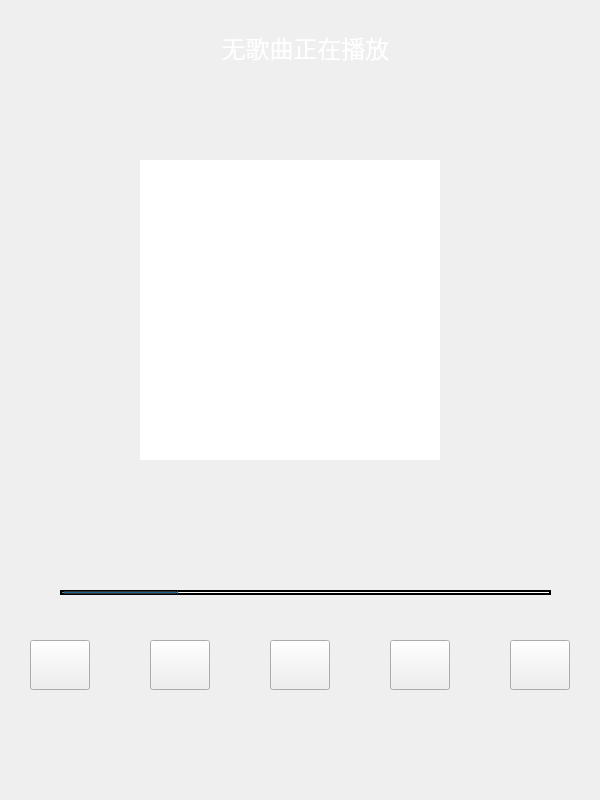
<?xml version="1.0" encoding="UTF-8"?>
<ui version="4.0">
 <class>MainWindow</class>
 <widget class="QMainWindow" name="MainWindow">
  <property name="geometry">
   <rect>
    <x>0</x>
    <y>0</y>
    <width>600</width>
    <height>800</height>
   </rect>
  </property>
  <property name="windowTitle">
   <string>bilibiliPlayer</string>
  </property>
  <property name="autoFillBackground">
   <bool>false</bool>
  </property>
  <property name="styleSheet">
   <string notr="true">background-image: url(:/resource/images/backgroud2.jpeg);</string>
  </property>
  <widget class="QWidget" name="centralwidget">
   <widget class="QLabel" name="song_title">
    <property name="geometry">
     <rect>
      <x>0</x>
      <y>30</y>
      <width>611</width>
      <height>36</height>
     </rect>
    </property>
    <property name="maximumSize">
     <size>
      <width>16777215</width>
      <height>16777215</height>
     </size>
    </property>
    <property name="font">
     <font>
      <family>微软雅黑</family>
      <pointsize>18</pointsize>
     </font>
    </property>
    <property name="styleSheet">
     <string notr="true">color: rgb(255, 255, 255);</string>
    </property>
    <property name="text">
     <string>无歌曲正在播放</string>
    </property>
    <property name="alignment">
     <set>Qt::AlignCenter</set>
    </property>
   </widget>
   <widget class="QGraphicsView" name="graphicsView">
    <property name="geometry">
     <rect>
      <x>140</x>
      <y>160</y>
      <width>300</width>
      <height>300</height>
     </rect>
    </property>
    <property name="minimumSize">
     <size>
      <width>300</width>
      <height>300</height>
     </size>
    </property>
    <property name="maximumSize">
     <size>
      <width>300</width>
      <height>300</height>
     </size>
    </property>
    <property name="styleSheet">
     <string notr="true">border-radius: 150px;
background-image: url(:/resource/images/no game no life.png);pix</string>
    </property>
    <property name="frameShape">
     <enum>QFrame::StyledPanel</enum>
    </property>
   </widget>
   <widget class="QProgressBar" name="progressBar">
    <property name="geometry">
     <rect>
      <x>60</x>
      <y>590</y>
      <width>491</width>
      <height>5</height>
     </rect>
    </property>
    <property name="contextMenuPolicy">
     <enum>Qt::DefaultContextMenu</enum>
    </property>
    <property name="styleSheet">
     <string notr="true">border: 2px solid #000000;/*边框以及边框颜色*/
border-radius: 5px;
background-color: #ffffff;</string>
    </property>
    <property name="value">
     <number>24</number>
    </property>
    <property name="alignment">
     <set>Qt::AlignBottom|Qt::AlignLeading|Qt::AlignLeft</set>
    </property>
    <property name="textVisible">
     <bool>false</bool>
    </property>
   </widget>
   <widget class="QPushButton" name="change_page_button">
    <property name="geometry">
     <rect>
      <x>0</x>
      <y>30</y>
      <width>91</width>
      <height>41</height>
     </rect>
    </property>
    <property name="styleSheet">
     <string notr="true"/>
    </property>
    <property name="text">
     <string/>
    </property>
    <property name="icon">
     <iconset resource="main_window.qrc">
      <normaloff>:/resource/images/down.png</normaloff>:/resource/images/down.png</iconset>
    </property>
    <property name="iconSize">
     <size>
      <width>30</width>
      <height>30</height>
     </size>
    </property>
    <property name="flat">
     <bool>true</bool>
    </property>
   </widget>
   <widget class="QPushButton" name="play_mode_button">
    <property name="geometry">
     <rect>
      <x>30</x>
      <y>640</y>
      <width>60</width>
      <height>50</height>
     </rect>
    </property>
    <property name="sizePolicy">
     <sizepolicy hsizetype="Maximum" vsizetype="Minimum">
      <horstretch>0</horstretch>
      <verstretch>0</verstretch>
     </sizepolicy>
    </property>
    <property name="minimumSize">
     <size>
      <width>60</width>
      <height>0</height>
     </size>
    </property>
    <property name="styleSheet">
     <string notr="true">backgroud-color: rgb(242, 84, 21);</string>
    </property>
    <property name="text">
     <string/>
    </property>
    <property name="icon">
     <iconset resource="main_window.qrc">
      <normaloff>:/resource/images/random.png</normaloff>:/resource/images/random.png</iconset>
    </property>
    <property name="iconSize">
     <size>
      <width>30</width>
      <height>30</height>
     </size>
    </property>
    <property name="autoDefault">
     <bool>false</bool>
    </property>
    <property name="default">
     <bool>false</bool>
    </property>
    <property name="flat">
     <bool>false</bool>
    </property>
   </widget>
   <widget class="QPushButton" name="previous_button">
    <property name="geometry">
     <rect>
      <x>150</x>
      <y>640</y>
      <width>60</width>
      <height>50</height>
     </rect>
    </property>
    <property name="sizePolicy">
     <sizepolicy hsizetype="Maximum" vsizetype="Minimum">
      <horstretch>0</horstretch>
      <verstretch>0</verstretch>
     </sizepolicy>
    </property>
    <property name="minimumSize">
     <size>
      <width>60</width>
      <height>0</height>
     </size>
    </property>
    <property name="autoFillBackground">
     <bool>false</bool>
    </property>
    <property name="styleSheet">
     <string notr="true"/>
    </property>
    <property name="text">
     <string/>
    </property>
    <property name="icon">
     <iconset resource="main_window.qrc">
      <normaloff>:/resource/images/24gf-previousFrame.png</normaloff>:/resource/images/24gf-previousFrame.png</iconset>
    </property>
    <property name="iconSize">
     <size>
      <width>30</width>
      <height>30</height>
     </size>
    </property>
    <property name="flat">
     <bool>false</bool>
    </property>
   </widget>
   <widget class="QPushButton" name="play_button">
    <property name="geometry">
     <rect>
      <x>270</x>
      <y>640</y>
      <width>60</width>
      <height>50</height>
     </rect>
    </property>
    <property name="sizePolicy">
     <sizepolicy hsizetype="Maximum" vsizetype="Minimum">
      <horstretch>0</horstretch>
      <verstretch>0</verstretch>
     </sizepolicy>
    </property>
    <property name="minimumSize">
     <size>
      <width>60</width>
      <height>0</height>
     </size>
    </property>
    <property name="styleSheet">
     <string notr="true"/>
    </property>
    <property name="text">
     <string/>
    </property>
    <property name="icon">
     <iconset resource="main_window.qrc">
      <normaloff>:/resource/images/24gf-play.png</normaloff>:/resource/images/24gf-play.png</iconset>
    </property>
    <property name="iconSize">
     <size>
      <width>30</width>
      <height>30</height>
     </size>
    </property>
    <property name="autoExclusive">
     <bool>false</bool>
    </property>
    <property name="flat">
     <bool>false</bool>
    </property>
   </widget>
   <widget class="QPushButton" name="next_button">
    <property name="geometry">
     <rect>
      <x>390</x>
      <y>640</y>
      <width>60</width>
      <height>50</height>
     </rect>
    </property>
    <property name="sizePolicy">
     <sizepolicy hsizetype="Maximum" vsizetype="Minimum">
      <horstretch>0</horstretch>
      <verstretch>0</verstretch>
     </sizepolicy>
    </property>
    <property name="minimumSize">
     <size>
      <width>60</width>
      <height>0</height>
     </size>
    </property>
    <property name="styleSheet">
     <string notr="true"/>
    </property>
    <property name="text">
     <string/>
    </property>
    <property name="icon">
     <iconset resource="main_window.qrc">
      <normaloff>:/resource/images/24gf-next.png</normaloff>:/resource/images/24gf-next.png</iconset>
    </property>
    <property name="iconSize">
     <size>
      <width>30</width>
      <height>30</height>
     </size>
    </property>
    <property name="flat">
     <bool>false</bool>
    </property>
   </widget>
   <widget class="QPushButton" name="play_table_song_button">
    <property name="geometry">
     <rect>
      <x>510</x>
      <y>640</y>
      <width>60</width>
      <height>50</height>
     </rect>
    </property>
    <property name="sizePolicy">
     <sizepolicy hsizetype="Maximum" vsizetype="Minimum">
      <horstretch>0</horstretch>
      <verstretch>0</verstretch>
     </sizepolicy>
    </property>
    <property name="minimumSize">
     <size>
      <width>60</width>
      <height>0</height>
     </size>
    </property>
    <property name="styleSheet">
     <string notr="true"/>
    </property>
    <property name="text">
     <string/>
    </property>
    <property name="icon">
     <iconset resource="main_window.qrc">
      <normaloff>:/resource/images/24gf-playlistMusic4.png</normaloff>:/resource/images/24gf-playlistMusic4.png</iconset>
    </property>
    <property name="iconSize">
     <size>
      <width>30</width>
      <height>30</height>
     </size>
    </property>
    <property name="flat">
     <bool>false</bool>
    </property>
   </widget>
  </widget>
  <action name="action1">
   <property name="text">
    <string>1</string>
   </property>
  </action>
  <action name="action2">
   <property name="text">
    <string>2</string>
   </property>
  </action>
 </widget>
 <resources>
  <include location="main_window.qrc"/>
 </resources>
 <connections/>
</ui>
